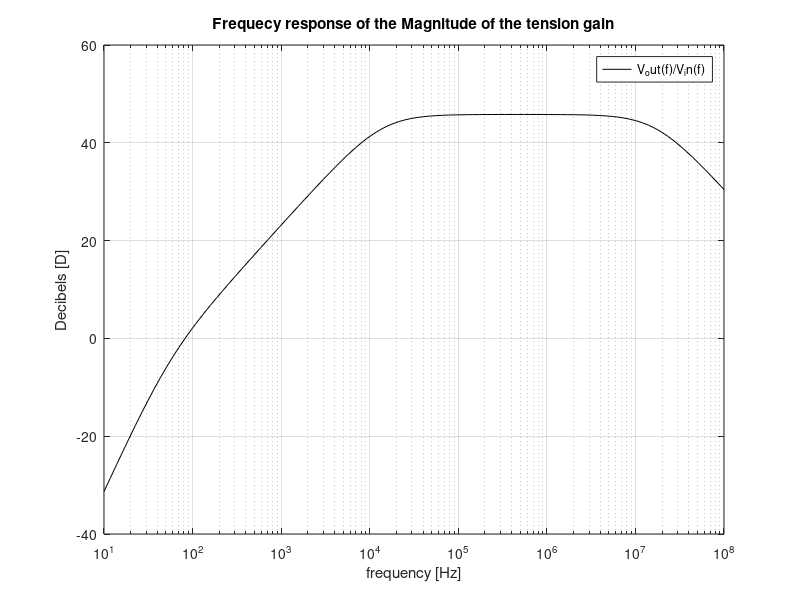

MATLAB code for this plot:

close all
clear all

%gain stage

VT=25e-3;
BFN=178.7;
VAFN=69.7;
RE1=100;
RC1=1000;
RB1=80000;
RB2=20000;
VBEON=0.7;
VCC=12;
RS=100;

RB=1/(1/RB1+1/RB2);
VEQ=RB2/(RB1+RB2)*VCC;
IB1=(VEQ-VBEON)/(RB+(1+BFN)*RE1);
IC1=BFN*IB1;
IE1=(1+BFN)*IB1;
VE1=RE1*IE1;
VO1=VCC-RC1*IC1;
VCE=VO1-VE1;


gm1=IC1/VT;
rpi1=BFN/gm1;
ro1=VAFN/IC1;

RSB=RB*RS/(RB+RS);

AV1 = RSB/RS * RC1*(RE1-gm1*rpi1*ro1)/((ro1+RC1+RE1)*(RSB+rpi1+RE1)+gm1*RE1*ro1*rpi1 - RE1^2);
AVI_DB = 20*log10(abs(AV1));
AV1simple = RB/(RB+RS) * gm1*RC1/(1+gm1*RE1);
AVIsimple_DB = 20*log10(abs(AV1simple));

RE1=0;
AV1 = RSB/RS * RC1*(RE1-gm1*rpi1*ro1)/((ro1+RC1+RE1)*(RSB+rpi1+RE1)+gm1*RE1*ro1*rpi1 - RE1^2);
AVI_DB = 20*log10(abs(AV1));
AV1simple =  - RSB/RS * gm1*RC1/(1+gm1*RE1);
AVIsimple_DB = 20*log10(abs(AV1simple));

RE1=100;
ZI1 = 1/(1/RB+1/(((ro1+RC1+RE1)*(rpi1+RE1)+gm1*RE1*ro1*rpi1 - RE1^2)/(ro1+RC1+RE1)));
ZX = ro1*((RSB+rpi1)*RE1/(RSB+rpi1+RE1))/(1/(1/ro1+1/(rpi1+RSB)+1/RE1+gm1*rpi1/(rpi1+RSB)));
ZX = ro1*(   1/RE1+1/(rpi1+RSB)+1/ro1+gm1*rpi1/(rpi1+RSB)  )/(   1/RE1+1/(rpi1+RSB) ) ;
ZO1 = 1/(1/ZX+1/RC1);

RE1=0;
ZI1 = 1/(1/RB+1/(((ro1+RC1+RE1)*(rpi1+RE1)+gm1*RE1*ro1*rpi1 - RE1^2)/(ro1+RC1+RE1)));
ZO1 = 1/(1/ro1+1/RC1);

%ouput stage
BFP = 227.3;
VAFP = 37.2;
RE2 = 100;
VEBON = 0.7;
VI2 = VO1;
IE2 = (VCC-VEBON-VI2)/RE2;
IC2 = BFP/(BFP+1)*IE2;
VO2 = VCC - RE2*IE2;

gm2 = IC2/VT;
go2 = IC2/VAFP;
gpi2 = gm2/BFP;
ge2 = 1/RE2;

AV2 = gm2/(gm2+gpi2+go2+ge2);
% added
AV2_DB = 20*log10(abs(AV2)); %% vai dar um valor próximo de 0
%
ZI2 = (gm2+gpi2+go2+ge2)/gpi2/(gpi2+go2+ge2);
ZO2 = 1/(gm2+gpi2+go2+ge2);


%total
gB = 1/(1/gpi2+ZO1);
AV = (gB+gm2/gpi2*gB)/(gB+ge2+go2+gm2/gpi2*gB)*AV1;
AV_DB = 20*log10(abs(AV));
ZI=ZI1;
ZO=1/(go2+gm2/gpi2*gB+ge2+gB);

%%%%%%%%%%%%%%%%%%%%%%%%%%%%%%%%%%%%%%%%%%%%%%%%%%%%%%%%%%%%%%%%%%
%                   Added Material bellow                        %
%                                                                %
%%%%%%%%%%%%%%%%%%%%%%%%%%%%%%%%%%%%%%%%%%%%%%%%%%%%%%%%%%%%%%%%%%
RE1 = 100;
C_I = 1*10^(-3); % F
C_E = 1*10^(-3); % F
C_O = 1*10^(-6); % F
% BJT NPN
C_mu_1 = 4.388*10^(-12); % F Cjc
C_pi_1 = 1.61*10^(-11); % F Cje
%BJT PNP
C_mu_2 = 1.113*10^(-11); % F
C_pi_2 = 1.4*10^(-11); % F
%
Load = 8; % Ohm

%% functions to output results of Operating Point to Latex

% Constants_used
doc_const = fopen("octave_Constants_used_t_4.tex","w");
fprintf(doc_const,"VT & %f \\\\  \\hline \n", VT);
fprintf(doc_const,"BFN & %f \\\\  \\hline \n", BFN);
fprintf(doc_const,"VAFN & %f \\\\  \\hline \n", VAFN);
fprintf(doc_const,"RE1 & %f K\\\\  \\hline \n", RE1/1000);
fprintf(doc_const,"RC1 & %f K\\\\  \\hline \n", RC1/1000);
fprintf(doc_const,"RB1 & %f K\\\\  \\hline \n", RB1/1000);
fprintf(doc_const,"RB2 & %f K\\\\  \\hline \n", RB2/1000);
fprintf(doc_const,"VBEON & %f \\\\  \\hline \n", VBEON);
fprintf(doc_const,"VCC & %f \\\\  \\hline \n", VCC);
fprintf(doc_const,"RS & %f K\\\\  \\hline \n", RS/1000);
fprintf(doc_const,"BFP & %f K\\\\  \\hline \n", BFP);
fprintf(doc_const,"VAFP & %f \\\\  \\hline \n", VAFP);
fprintf(doc_const,"RE2 & %f K\\\\  \\hline \n", RE2/1000);
fprintf(doc_const,"VEBON & %f \\\\  \\hline \n", VEBON);
fprintf(doc_const,"C I & %f u\\\\  \\hline \n", C_I*10^(6));
fprintf(doc_const,"C E & %f u\\\\  \\hline \n", C_E*10^(6));
fprintf(doc_const,"C O & %f u\\\\  \\hline \n", C_O*10^(6));
fclose(doc_const);

% OP results
doc_const_1 = fopen("octave_OP_t_4.tex","w");
fprintf(doc_const_1,"V eq & %f K\\\\  \\hline \n", VEQ);
fprintf(doc_const_1,"I B & %f m\\\\  \\hline \n", IB1*1000);
fprintf(doc_const_1,"I c 1 & %f m\\\\  \\hline \n", IC1*1000);
fprintf(doc_const_1,"I e 1 & %f m\\\\  \\hline \n", IE1*1000);
fprintf(doc_const_1,"V E & %f \\\\  \\hline \n", VE1);
fprintf(doc_const_1,"V Output 1 & %f \\\\  \\hline \n", VO1);
fprintf(doc_const_1,"VCE & %f \\\\  \\hline \n", VCE);
fprintf(doc_const_1,"V Input 2 & %f \\\\  \\hline \n", VI2);
fprintf(doc_const_1,"I c 2 & %f m\\\\  \\hline \n", IC2*1000);
fprintf(doc_const_1,"I e 2 & %f m\\\\  \\hline \n", IE2*1000);
fprintf(doc_const_1,"V Output & %f \\\\  \\hline \n", VO2);
fclose(doc_const_1);

%%function to graph a aproximation of the frequency response v_o(f)/v_i(f)

%function to calculate the vector V_out(f)/V_in(f)

f = logspace(1,8,100);
vs = (i)*10e-3;

% definir impendencias de várias Componentes
Z_c_i = 1./(i*C_I*2*pi*f);
Z_c_e = 1./(i*C_E*2*pi*f);
Z_c_o = 1./(i*C_O*2*pi*f);
Z_c_pi_1 = 1./(i*C_pi_1*2*pi*f);
Z_c_mu_1 = 1./(i*C_mu_1*2*pi*f);
Z_c_pi_2 = 1./(i*C_pi_2*2*pi*f);
Z_c_mu_2 = 1./(i*C_mu_2*2*pi*f);
z_1 = ones(1, length(f));
z_2 = ones(1, length(f));
z_3 = ones(1, length(f));
z_4 = ones(1, length(f));
z_5 = ones(1, length(f));
z_6 = ones(1, length(f));
z_7 = ones(1, length(f));
for h = 1:length(f)
z_1(h) = RE1*Z_c_e(h)/(RE1 + Z_c_e(h));   %vector
z_2(h) = 1/(1/RE2 + 1/(Load + Z_c_o(h))); %vector
z_3(h) = RS + Z_c_i(h);            %vector
z_4(h) = Z_c_pi_1(h)*rpi1/(rpi1 +Z_c_pi_1(h));%vector
z_6(h) = (Z_c_pi_2(h)/gpi2)/(1/gpi2 +Z_c_pi_2(h));  %vector
endfor

z_5 = Z_c_mu_1;                %vetor
z_7 = Z_c_mu_2;                %vetor
%

Vector_of_gains = ones(length(f),1);

for k = 1:length(f) 

V_solutions = ones(4, 1);

Vector_column = [vs/z_3(k) 0 0 0]';

Matrix_of_Nodes = [(1/z_3(k) + 1/RB + 1/z_5(k) + 1/z_4(k)) (-1/z_5(k)) (-1/z_4(k)) 0;
                   (gm1 - 1/z_5(k)) (1/z_5(k) + 1/ro1 + 1/z_6(k) + 1/z_7(k) + 1/RC1) (-gm1 -1/ro1) (-1/z_6(k));
                   (-gm1 -1/z_4(k)) (-1/ro1) (1/z_1(k) + 1/z_4(k) + 1/ro1 +gm1) (0);
                   0 (-1/z_6(k)-gm2) 0 (1/z_6(k) + gm2 +gpi2 + 1/z_2(k) )];

V_solutions = Matrix_of_Nodes\Vector_column;
Vector_of_gains(k) = 20*log10(abs((Load/(Load+Z_c_o(k)))*V_solutions(4)/V_solutions(1)));

endfor

max_gain = max(Vector_of_gains);
barrier = max_gain - 3;
cut_off_frequency = 0;
upper_bound = 0;
tic = 0;
for variable = 1:length(f)

if Vector_of_gains(variable) >= barrier
  cut_off_frequency = f(variable);
  tic = 1;
endif

if (Vector_of_gains(variable) < barrier) && (tic == 1)
  upper_bound = f(variable);  
  tic = 0;
  endif
endfor

bandwidth_freq = upper_bound - cut_off_frequency;
upper_bound

doc_const_2 = fopen("octave_results_t_4.tex","w");
% first stage
fprintf(doc_const_2,"Input Impedance of first stage & %f \\\\  \\hline \n", ZI1);
fprintf(doc_const_2,"Gain of first stage & %f \\\\  \\hline \n", AV1);
fprintf(doc_const_2,"Gain of first stage in decibels & %f decibels \\\\  \\hline \n", AVI_DB);
fprintf(doc_const_2,"Output Impedance of first stage & %f \\\\  \\hline \n", ZO1);
% second stage
fprintf(doc_const_2,"Input Impedance of second stage & %f \\\\  \\hline \n", ZI2);
fprintf(doc_const_2,"Gain of second stage & %f \\\\  \\hline \n", AV2);
fprintf(doc_const_2,"Gain of second stage in decibels & %f decibels \\\\  \\hline \n", AV2_DB);
fprintf(doc_const_2,"Output Impedance of second stage & %f \\\\  \\hline \n", ZO2);
%%% não pedem no enunciado pelas impendencias totais, mas meto aqui 
%%% só no caso de se querer meter no Latex
fprintf(doc_const_2,"total Input Impedance & %f \\\\  \\hline \n", ZI);
fprintf(doc_const_2,"total Output Impedance & %f \\\\  \\hline \n", ZO);
fprintf(doc_const_2,"total Voltage Gain & %f \\\\  \\hline \n", AV);
fprintf(doc_const_2,"total Voltage Gain in decibels & %f \\\\  \\hline \n", AV_DB);
%%%
fprintf(doc_const_2,"Cut-off frequency & %f \\\\  \\hline \n", cut_off_frequency);
fprintf(doc_const_2,"Bandwidth & %f \\\\  \\hline \n", bandwidth_freq);
fprintf(doc_const_2,"Cust & %f \\\\  \\hline \n", 2102.2);
fprintf(doc_const_2,"Merit & %f \\\\  \\hline \n", (bandwidth_freq*abs(AV))/(2101.2*cut_off_frequency));
fclose(doc_const_2);



% gráfico do gráfico V_out(f)/V_in(f)

F_gain = figure();
 semilogx(f, Vector_of_gains, "k");
 hold on;
 grid on;
 title("Frequecy response of the Magnitude of the tension gain");
 xlabel ("frequency [Hz]");
 ylabel ("Decibels [D]");
 legend("V_out(f)/V_in(f)");
 saveas(F_gain, "magnitude_response_gain.eps");
close(F_gain);
